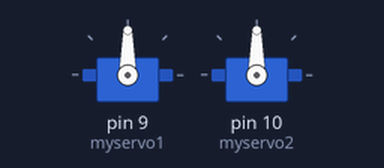
This sketch was run on a simulated Arduino Uno, built with avr-gcc and run on an emulated ATmega328P. On the bench: 2 × servo.

Above: at 0.05 s.
At 1.5 s:
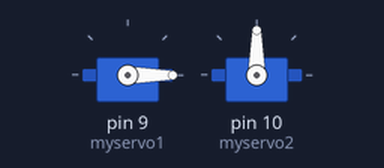
At 2.25 s:
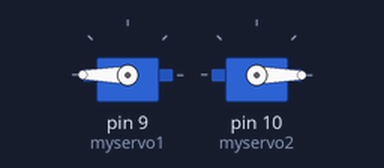
At 3.0 s:
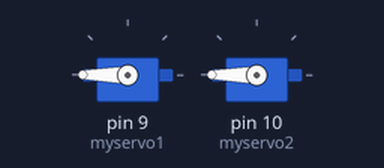
Timing chart, 0 to 6.9 s (numbered marks = the images above):
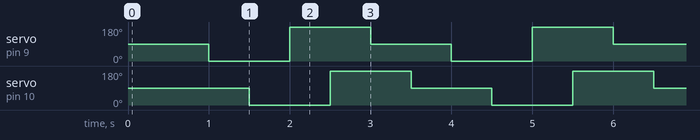

Measured:
- by itself, servo on pin 9 (myservo1), servo on pin 10 (myservo2): repeats every 3.0 s: 180° 1.0 s, 90° 1.0 s, 0° 1.0 s

The sketch:

servo_test.ino
```cpp
#include <Servo.h>

// создаём объекты для управления сервоприводами
Servo myservo1;
Servo myservo2;

void setup()
{
  // подключаем сервоприводы к выводам 11 и 12
  myservo1.attach(9);
  myservo2.attach(10);

}

void loop()
{
  // устанавливаем сервоприводы в серединное положение
  myservo1.write(90);
    delay(500);
  myservo2.write(90);
  delay(500);
  // устанавливаем сервоприводы в крайнее левое положение
  myservo1.write(0);
    delay(500);
  myservo2.write(0);
  delay(500);
  // устанавливаем сервоприводы в крайнее правое положение
  myservo1.write(180);
    delay(500);
  myservo2.write(180);
  delay(500);
}
```
